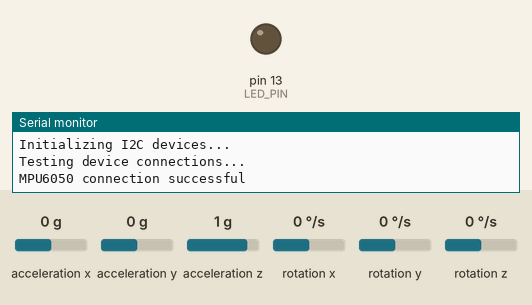
Simulated run of this sketch. Board: Arduino Uno, built with avr-gcc and run on an emulated ATmega328P. Parts: output pins drawn as LEDs (lit = HIGH), the last lines printed to the serial monitor. The test bench sets the inputs (shaded band); at power-on: acceleration x 0 g, acceleration y 0 g, acceleration z 1 g, rotation x 0 °/s, rotation y 0 °/s, rotation z 0 °/s.

Above: at 1.0 s.
At 3.0 s:
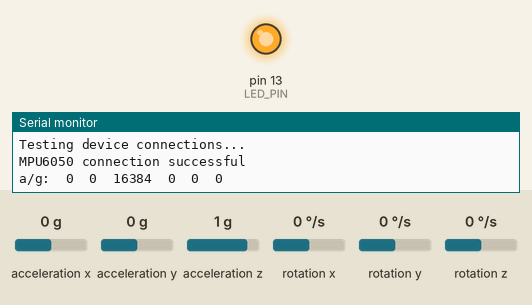
Timing chart, 0 to 5.2 s (numbered marks = the images above):
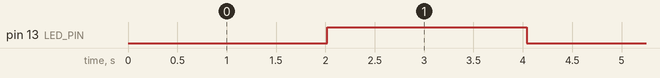

Measured:
- by itself, pin 13 (LED_PIN): alternates HIGH for 2.0 s and LOW for 2.0 s

The sketch:

MPU6050_raw.ino
```cpp
#include "Wire.h"
#include <SoftwareSerial.h>

#include "I2Cdev.h"
#include "MPU6050.h"

// class default I2C address is 0x68
// specific I2C addresses may be passed as a parameter here
// AD0 low = 0x68 (default for InvenSense evaluation board)
// AD0 high = 0x69
MPU6050 accelgyro;

SoftwareSerial ble(9,8);

int16_t ax, ay, az;
int16_t gx, gy, gz;

#define LED_PIN 13
bool blinkState = false;

void setup() {
    // join I2C bus (I2Cdev library doesn't do this automatically)
    Wire.begin();

    pinMode(9, INPUT);
    pinMode(8, OUTPUT);
    // initialize serial communication
	ble.begin(9600);
	Serial.begin(115200);

    // initialize device
    Serial.println("Initializing I2C devices...");
    accelgyro.initialize();

    // verify connection
    Serial.println("Testing device connections...");
    Serial.println(accelgyro.testConnection() ? "MPU6050 connection successful" : "MPU6050 connection failed");

    // configure Arduino LED for
    pinMode(LED_PIN, OUTPUT);
}

// byte testData[] = {0x01,0x02,0x03,0x04, 0xaa, 0xbb, 0xcc, 0xdd, 0xee, 0xff};
byte mpuData[] = {0x00, 0x00, 0x00, 0x00, 0x00, 0x00, 0x00, 0x00, 0x00, 0x00, 0x00, 0x00};
// {axh, axl, ayh, ayl, azh, azl, gxh, gxl, gyh, gyl, gzh, gyl}

void loop() {
    // read raw accel/gyro measurements from device
    delay(2000);
    accelgyro.getMotion6(&ax, &ay, &az, &gx, &gy, &gz);

    mpuData[0] = (byte)(ax >> 8);
    mpuData[1] = (byte)(ax & 0xFF);
    mpuData[2] = (byte)(ay >> 8);
    mpuData[3] = (byte)(ay & 0xFF);
    mpuData[4] = (byte)(az >> 8);
    mpuData[5] = (byte)(az & 0xFF);

    mpuData[6] = (byte)(gx >> 8);
    mpuData[7] = (byte)(gx & 0xFF);
    mpuData[8] = (byte)(gy >> 8);
    mpuData[9] = (byte)(gy & 0xFF);
    mpuData[10] = (byte)(gz >> 8);
    mpuData[11] = (byte)(gz & 0xFF);

    ble.write(mpuData, 12);

    // display tab-separated accel/gyro x/y/z values
    Serial.print("a/g:\t");
    Serial.print(ax); Serial.print("\t");
    Serial.print(ay); Serial.print("\t");
    Serial.print(az); Serial.print("\t");
    Serial.print(gx); Serial.print("\t");
    Serial.print(gy); Serial.print("\t");
    Serial.println(gz);


    // blink LED to indicate activity
    blinkState = !blinkState;
    digitalWrite(LED_PIN, blinkState);
}
```
